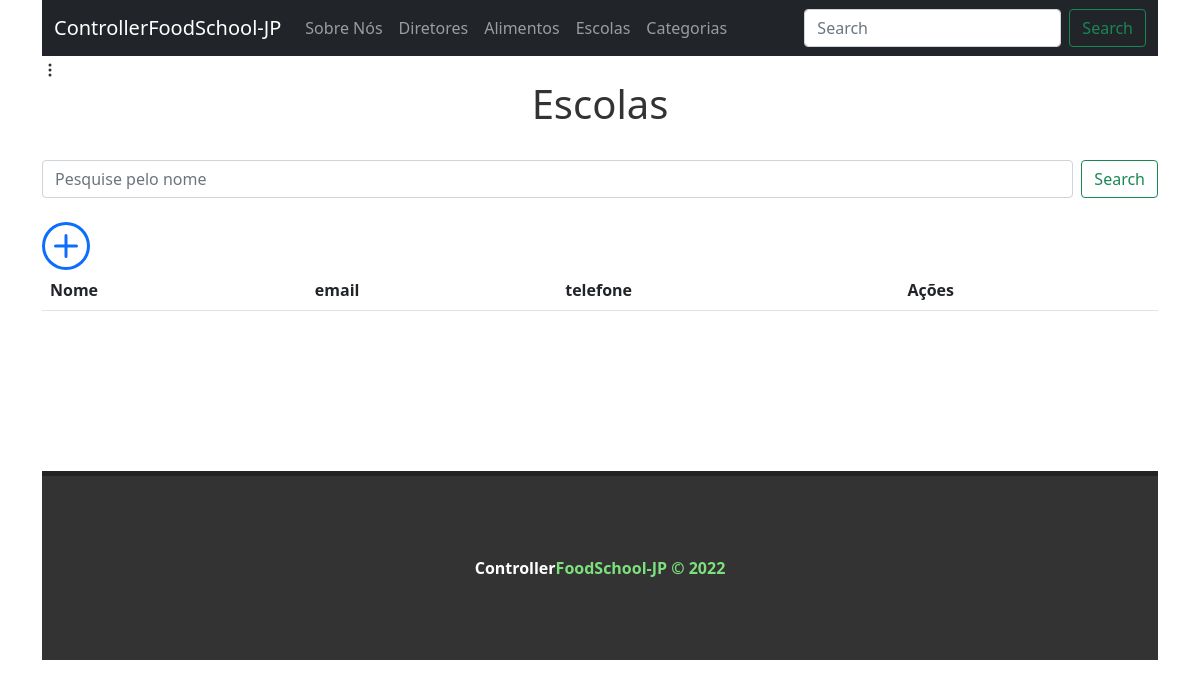
The app's page /schools/, older data.
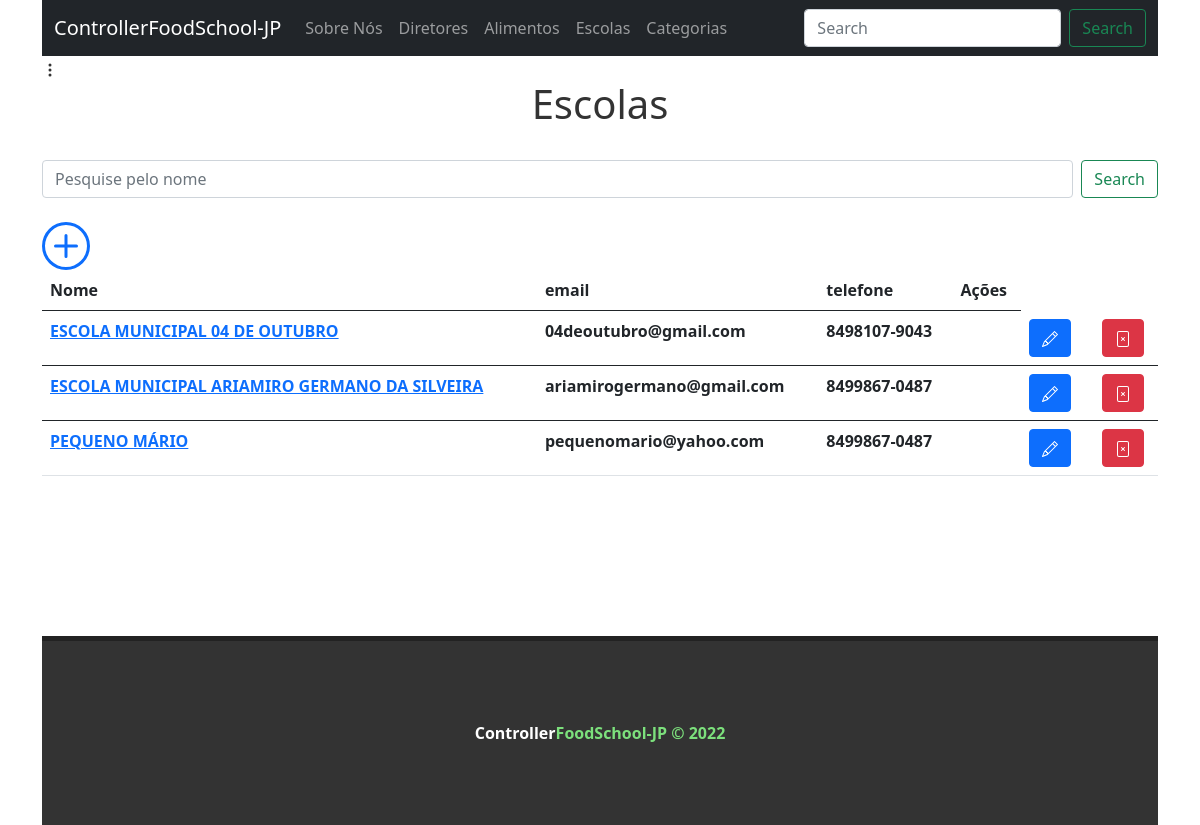
The same page, newer data.
### schools/models.py (models this page shows, shortened)
class School(models.Model):
    name = models.CharField(max_length=255)
    email = models.CharField(max_length=255, unique=True)
    phone = models.CharField(max_length=255)
    diretor = models.ForeignKey(Director, on_delete=models.CASCADE)
    created_at = models.DateTimeField(auto_now_add=True)
    updated_at = models.DateTimeField(auto_now=True)

### schools/views.py (the view)
# urls.py: path('', views.index, name= "index category"),
def index(request):
    schools = School.objects.all().order_by('name')
    return render(request, 'schools/index.html', {'schools':schools})

### schools/templates/schools/index.html (shortened to what this page needs)
{% extends 'baseSchools.html' %}
{% block content %}
<div class="content">
    <h1>Escolas</h1>
</div>
<br>
<form action="search/" method='GET' class="d-flex">
    <input class="form-control me-2" name='name'type="search" placeholder="Pesquise pelo nome" aria-label="Search">
    <button class="btn btn-outline-success" type="submit">Search</button>
  </form>
<br>
<a href="create/"><strong></a>
    <br>
<table class="table">
    <thead>
        <tr>
            <th scope="col">Nome</th>
            <th scope="col">email</th>
            <th scope="col">telefone</th>
            <th  scope="col">Ações</th>
        </tr>
    </thead>
    {% for school in schools %}
        <tbody>
            <tr>
                <td><strong><a href="#">{{school.name}}</strong></a></td>
                <td><strong>{{school.email}}</strong></td>
                <td><strong>{{school.phone}}</strong><td>
                <td>
                    <div class="row justify-content-center">
                        <div class="col">
                            <a href="edit/{{school.id}}"><button type="button" class="btn btn-primary"></button></a>
                        </div>
                        <div class="col">
                            <a href="delete/{{school.id}}"><button type="button" class="btn btn-danger"></button></a>
                        </div>
                    </div>
                </td>
            </tr>
        </tbody>
    {% endfor %}
</table>
{% endblock %}

### schools/templates/baseSchools.html (shortened to what this page needs)
{% load static %}
<!DOCTYPE html>
<html lang="en">
<head>
    <link href="https://cdn.jsdelivr.net/npm/bootstrap@5.0.2/dist/css/bootstrap.min.css" rel="stylesheet">
    <link rel="stylesheet" href="{% static 'stylesSchool/style.css' %}"
</head>
<body>
  <div class = "container">
    <header>
      <nav class="navbar navbar-expand-lg navbar-dark bg-dark">
        <div class="container-fluid">
          <a class="navbar-brand" href="/">Controller<span class="footer-span">FoodSchool-JP</a>
          <div class="collapse navbar-collapse" id="navbarSupportedContent">
            <ul class="navbar-nav me-auto mb-2 mb-lg-0">
              <li class="nav-item">
                <a class="nav-link"  href="about/">Sobre Nós</a>
              </li>
              <li class="nav-item">
                <a class="nav-link" href="/director">Diretores</a>
              </li>
              <li class="nav-item">
                <a class="nav-link" href="#" tabindex="-1" >Alimentos</a>
              </li>
              <li class="nav-item">
                <a class="nav-link" href="/schools" tabindex="-1" >Escolas</a>
              </li>
              <li class="nav-item">
                <a class="nav-link" href="/category" tabindex="-1" >Categorias</a>
              </li>
            </ul>
            <form class="d-flex">
              <input class="form-control me-2" type="search" placeholder="Search" aria-label="Search">
              <button class="btn btn-outline-success" type="submit">Search</button>
            </form>
          </div>
        </div>
      </nav>
    </header>
    <a class="button" data-bs-toggle="offcanvas" href="#offcanvasExample" role="button" aria-controls="offcanvasExample">
      <svg xmlns="http://www.w3.org/2000/svg" width="16" height="16" fill="currentColor" class="bi bi-three-dots-vertical" viewBox="0 0 16 16">
        <path d="M9.5 13a1.5 1.5 0 1 1-3 0 1.5 1.5 0 0 1 3 0zm0-5a1.5 1.5 0 1 1-3 0 1.5 1.5 0 0 1 3 0zm0-5a1.5 1.5 0 1 1-3 0 1.5 1.5 0 0 1 3 0z"/>
      </svg>
      </a>
    {% block content %}
     {% endblock %}
<footer>Controller<span class="footer-span">FoodSchool-JP &copy; 2022</span></footer>
  </div>
</body>
</html>

### schools/static/stylesSchool/style.css (style rules this page uses)
h1 { color:#333; }
.button { color: #333 }
footer { margin-bottom: 0%; margin-top: 10em; background-color: #333; color: #fff; display: flex; align-items: center; justify-content: center; padding: 5em; border-top: solid 5px #222; }
footer span { color: rgb(124, 224, 124) }
.content { display: flex; align-items: center; justify-content: center; }

Row changes from the older to the newer data that the page shows:
added School: name "ESCOLA MUNICIPAL 04 DE OUTUBRO", email "04deoutubro@gmail.com", phone "8498107-9043"
added School: name "ESCOLA MUNICIPAL ARIAMIRO GERMANO DA SILVEIRA", email "ariamirogermano@gmail.com", phone "8499867-0487"
added School: name "PEQUENO MÁRIO", email "pequenomario@yahoo.com", phone "8499867-0487"
